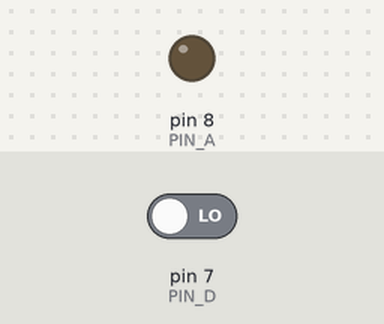
This sketch was run on a simulated Arduino Uno, built with avr-gcc and run on an emulated ATmega328P. On the bench: output pins drawn as LEDs (lit = HIGH). The inputs (shaded band) are chosen by the test bench; at power-on: pin 7 (PIN_D) LOW.

Above: at 1.2 s.
1.3 s: pin 7 (PIN_D) driven HIGH
At 2.0 s:
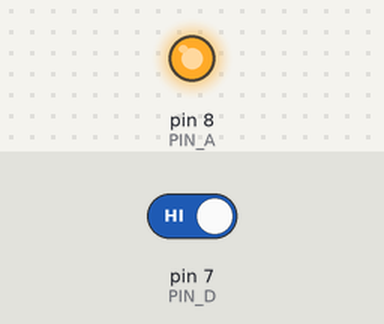
2.8 s: pin 7 (PIN_D) driven LOW
At 3.1 s:
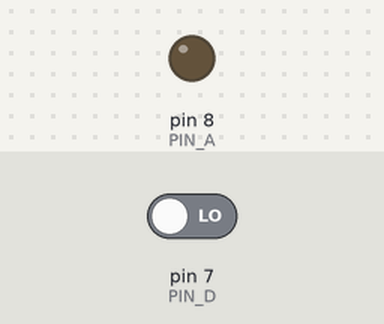
Timing chart, 0 to 5.8 s (numbered marks = the images above; inputs shaded):
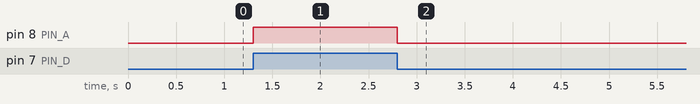

The sketch:

lab2-ex6-arduino.ino
```cpp
#define PIN_A 8
#define PIN_D 7

void setup() {
  pinMode(PIN_A, OUTPUT);
  pinMode(PIN_D, INPUT);
}

void loop() {
  int val_D = digitalRead(PIN_D);

  if (val_D) {
    digitalWrite(PIN_A, HIGH);
  } else  {
    digitalWrite(PIN_A, LOW);
  }
}
```

Measured:
- after the input at 1.3 s, pin 8 (PIN_A): LOW → HIGH at once
- after the input at 2.8 s, pin 8 (PIN_A): HIGH → LOW at once
